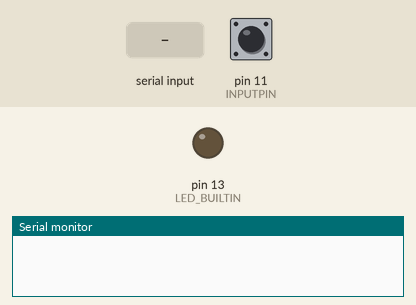
This sketch was run on a simulated Arduino Mega 2560, built with avr-gcc and run on an emulated ATmega2560. On the bench: output pins drawn as LEDs (lit = HIGH), the last lines printed to the serial monitor. The inputs (shaded band) are chosen by the test bench; at power-on: pin 11 (INPUTPIN) HIGH. The modem accepts every AT command (registered, SIM ready, sends succeed) and sends nothing else.

Above: at 1.2 s.
1.3 s: "1" received over the second serial link
At 4.1 s:
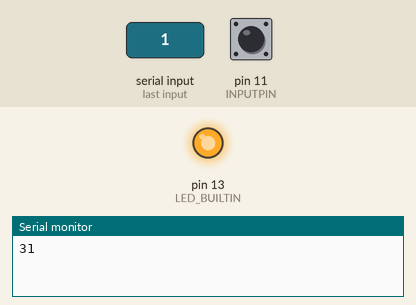
4.3 s: "0" received over the second serial link
7.3 s: "2" received over the second serial link
Timing chart, 0 to 16.3 s (numbered marks = the images above; inputs shaded):
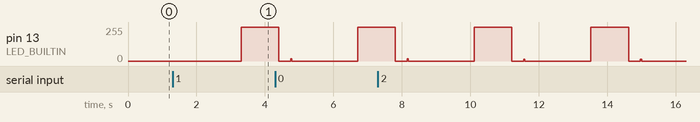

The sketch:

Tenways_Activator_V05_Beetle.ino
```cpp
/*  This sketch is to program a Beetle Arduino to intercept messages from the OLED display to the bike controller.
    data communication between Display and controller is 1200 BAUD, 1 start bit, 8 data bits, 1 stop bit (8N1)

*/

#define INPUTPIN 11
#define NODATAINTERVAL 2000

unsigned long lastReceivedData = 0;

void setup() {
    // put your setup code here, to run once:
    Serial.begin(115200);
    Serial1.begin(1200);
    pinMode(INPUTPIN, INPUT_PULLUP);
    pinMode(LED_BUILTIN, OUTPUT);
    digitalWrite(LED_BUILTIN, LOW);
}

void loop() {
    receiveAndResendData();
    if ((millis() - lastReceivedData) > NODATAINTERVAL) {
        sendFullCommand();
    }
}

void receiveAndResendData() {
    if (Serial1.available()) {
        digitalWrite(LED_BUILTIN, HIGH);
        byte inByte = Serial1.read();
        byte sendByte = inByte;
        if (!digitalRead(INPUTPIN)) {
            if (inByte == 0xBD) sendByte = 0xF2;
            if (inByte == 0xF2) sendByte = 0x27;
        }
        Serial1.write(sendByte);

        lastReceivedData = millis();

        if (inByte < 0x10) Serial.print("0");
        Serial.print(inByte, HEX);
        Serial.print(" ");
        if (inByte == 0x71) Serial.println();
        digitalWrite(LED_BUILTIN, LOW);
    }
}


void sendFullCommand() {
    digitalWrite(LED_BUILTIN, HIGH);// switch on LED to indicate
    Serial1.write(0x11);            // Request
    Serial1.write(0x20);            // Wheel RPM
    delay(100);                     // no calibration of the delay is necessary because of the Hardware UART
    Serial1.write(0x16);            // set Command
    Serial1.write(0x0B);            // PAS Level
    Serial1.write(0x03);            // 00, 0C, 02, 03 for PAS0,1,2,3 or 06 for walking mode
    Serial1.write(0x24);            // 21, 2D, 23, 24 for PAS0,1,2,3 or 27 for walking mode (CRC)
    delay(100);
    Serial1.write(0x11);            // Request
    Serial1.write(0x08);            // Status request
    delay(100);
    Serial1.write(0x11);            // Request
    Serial1.write(0x31);            // Voltage
    delay(100);
    Serial1.write(0x11);            // Request
    Serial1.write(0x0A);            // Current
    delay(100);
    Serial1.write(0x11);            // Request
    Serial1.write(0x11);            // Battery Level
    delay(100);
    Serial1.write(0x16);            // set Command
    Serial1.write(0x1F);            // Max RPM (thus SPEED!!) BD Hex = 189 * 2.18 mtr/rotation for a 700C-38 wheel * 60 / 1000 = 24.7 kph max speed
    if (!digitalRead(INPUTPIN)) {
        Serial1.write(byte(0x00));  // 00 for 25 and 32 kph, 1 for 40 kph
        Serial1.write(0xF2);        // BD is default = 25 kph for 700C wheel. increase for higher speed.            F2 for 32 kph, 2E for 40 kph
        Serial1.write(0x27);        // F2 is default = CRC from 16+1F+00+BD = F2 (correct for higher or lower BD)   27 for 32 kph, 64 for 40 kph
    } else {
        Serial1.write(byte(0x00));  // 00 for 25 and 32 kph, 1 for 40 kph
        Serial1.write(0xBD);        // BD is default = 25 kph for 700C wheel. increase for higher speed.            F2 for 32 kph, 2E for 40 kph
        Serial1.write(0xF2);        // F2 is default = CRC from 16+1F+00+BD = F2 (correct for higher or lower BD)   27 for 32 kph, 64 for 40 kph
    }
    delay(100);
    Serial1.write(0x11);            // Request
    Serial1.write(0x20);            // Wheel RPM
    delay(100);
    Serial1.write(0x16);            // Set Command
    Serial1.write(0x0B);            // PAS Level
    Serial1.write(0x03);            // 00, 0C, 02, 03 for PAS0,1,2,3 or 06 for walking mode
    Serial1.write(0x24);            // 21, 2D, 23, 24 for PAS0,1,2,3 or 27 for walking mode
    delay(100);
    Serial1.write(0x16);            // Set Command
    Serial1.write(0x1A);            // Light
    Serial1.write(0xF1);            // F1 for Light ON, F0 for Light off
    delay(100);
    Serial1.write(0x11);            // Request
    Serial1.write(0x22);            // unknown
    Serial1.write(0x33);            // CRC (0x11+0x22)
    delay(100);
    Serial1.write(0x11);            // Request
    Serial1.write(0x60);            // unknown
    Serial1.write(0x71);            // CRC (0x11+0x60)
    digitalWrite(LED_BUILTIN, LOW);
    delay(300);
}
```
